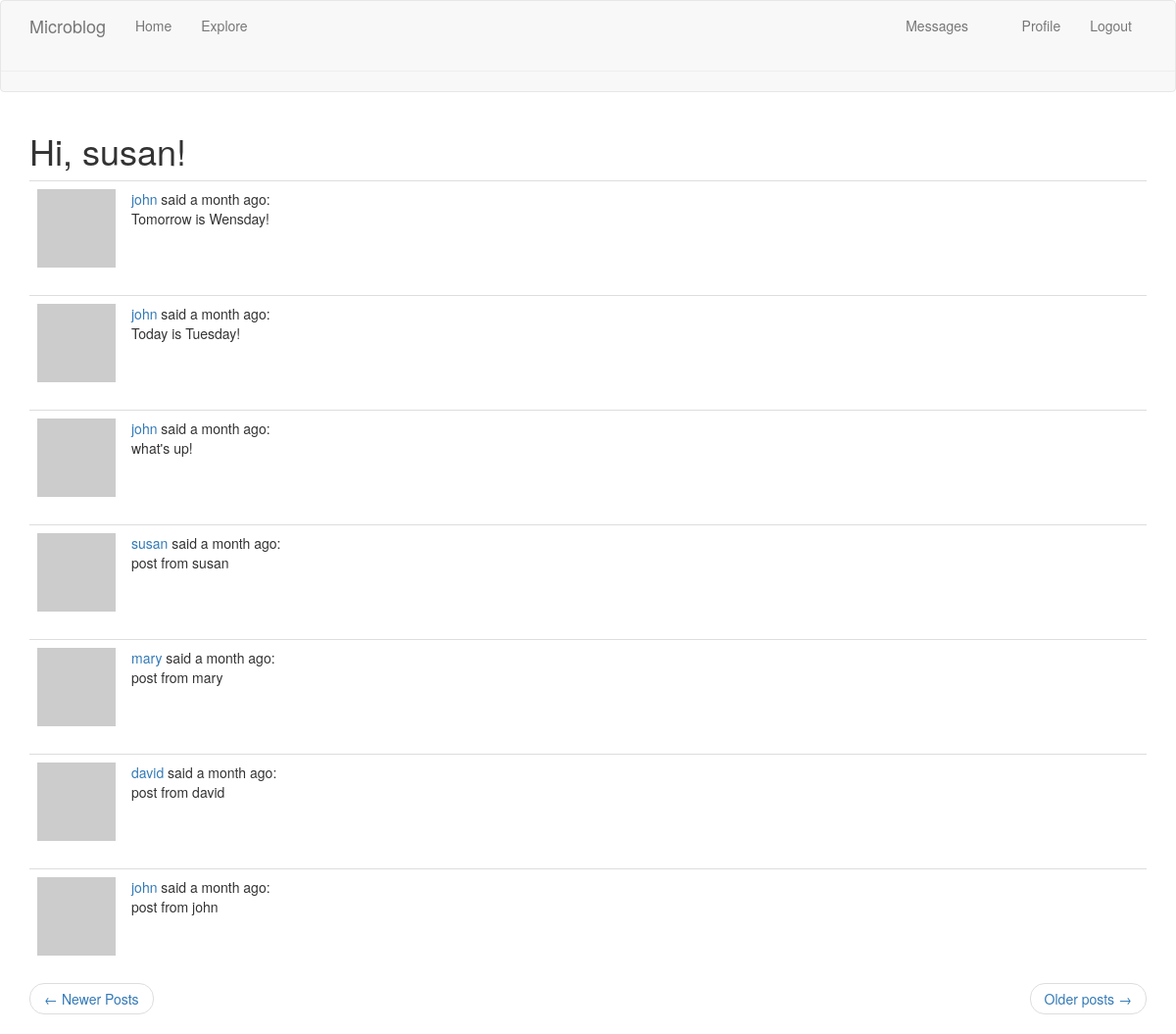
/explore?page=3 (signed in), run on the app's committed database.
### app/models.py (models this page shows, shortened)
class User(UserMixin, db.Model):
    id = db.Column(db.Integer, primary_key=True)
    username = db.Column(db.String(64), index=True, unique=True)
    email = db.Column(db.String(120), index=True, unique=True)
    password_hash = db.Column(db.String(128))
    posts = db.relationship('Post', backref='author', lazy='dynamic')
    about_me = db.Column(db.String(140))
    last_seen = db.Column(db.DateTime, default=datetime.utcnow)
    followed = db.relationship(
        'User', secondary=followers,
        primaryjoin=(followers.c.follower_id == id),
        secondaryjoin=(followers.c.followed_id == id),
        backref=db.backref('followers', lazy='dynamic'), lazy='dynamic')
    messages_sent = db.relationship('Message',
                                    foreign_keys='Message.sender_id',
                                    backref='author', lazy='dynamic')
    messages_received = db.relationship('Message',
                                        foreign_keys='Message.recipient_id',
                                        backref='recipient', lazy='dynamic')
    last_message_read_time = db.Column(db.DateTime)
    notifications = db.relationship('Notification', backref='user',
                                    lazy='dynamic')
    def avatar(self, size):
        digest = md5(self.email.lower().encode('utf-8')).hexdigest()
        return 'https://www.gravatar.com/avatar/{}?d=identicon&s={}'.format(
            digest, size)
    def new_messages(self):
        last_read_time = self.last_message_read_time or datetime(1900, 1, 1)
        return Message.query.filter_by(recipient=self).filter(
            Message.timestamp > last_read_time).count()

class Post(db.Model):
    id = db.Column(db.Integer, primary_key=True)
    body = db.Column(db.String(140))
    timestamp = db.Column(db.DateTime, index=True, default=datetime.utcnow())
    user_id = db.Column(db.Integer, db.ForeignKey('user.id'))
    language = db.Column(db.String(5))

### app/main/routes.py (the view)
@bp.route('/explore')
@login_required
def explore():
    page = request.args.get('page', 1, type=int)
    posts = Post.query.order_by(Post.timestamp.desc()).paginate(
        page, current_app.config['POSTS_PER_PAGE'], False)
    next_url = url_for('main.explore', page=posts.next_num) if posts.has_next else None
    prev_url = url_for('main.explore', page=posts.prev_num) if posts.has_prev else None
    return render_template('index.html', title=_('Explore'), posts=posts.items,
                           next_url=next_url, prev_url=prev_url)

### app/main/routes.py (called while the page is built)
@bp.before_request
def before_request():
    if current_user.is_authenticated:
        current_user.last_seen = datetime.utcnow()
        db.session.commit()
    g.locale = str(get_locale())

### app/models.py (called while the page is built)
@login.user_loader
def load_user(id):
    return User.query.get(int(id))

### app/templates/index.html (shortened to what this page needs)
{% extends "base.html" %}
{% import 'bootstrap/wtf.html' as wtf %}
{% block app_content %}
    <h1>{{ _('Hi, %(username)s!', username=current_user.username) }}</h1>
    {% for post in posts %}
        {% include '_post.html' %}
    {% endfor %}
    <nav aria-label="...">
        <ul class="pager">
            <li class="previous{% if not prev_url %} diabled {% endif %}">
                <a href="{{ prev_url or '#'}}">
                    <span aria-hidden="true">&larr;</span> {{ _('Newer Posts') }}
                </a>
            </li>
            <li class="next{% if not next_url%} disable {% endif %}">
                <a href="{{ next_url or '#'}}">
                    {{ _('Older posts') }}  <span aria-hidden="true">&rarr;</span>
                </a>
            </li>
        </ul>
    </nav>
{% endblock %}

### app/templates/_post.html (shortened to what this page needs)
<table class="table table-hover">
    <tr>
        <td width="70px" >
            <a href="{{ url_for('main.user', username=post.author.username) }}">
                <img src="{{ post.author.avatar(36) }}">
            </a>
        </td>
        <td>
            {{ _('%(username)s said %(when)s',
                username=user_link, when=moment(post.timestamp).fromNow()) }}:
            <br>
            <span id="post{{ post.id }}">{{ post.body }}</span>
        </td>
    </tr>
</table>

### data on the page
Post: body "Tomorrow is Wensday!"
Post: body "Today is Tuesday!"
Post: body "what's up!"
Post: body "post from susan"
Post: body "post from mary"
Post: body "post from david"
Post: body "post from john"
